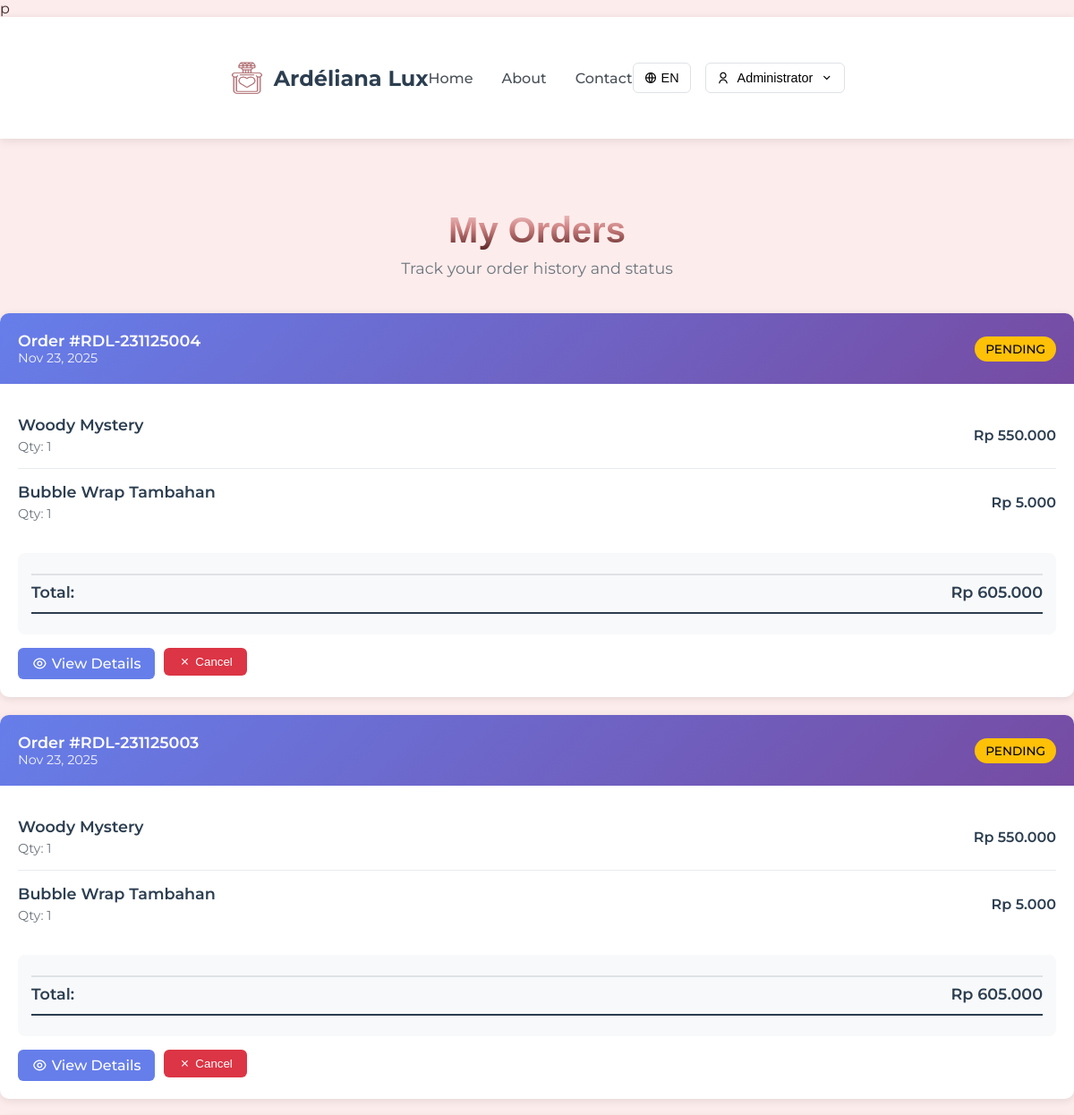
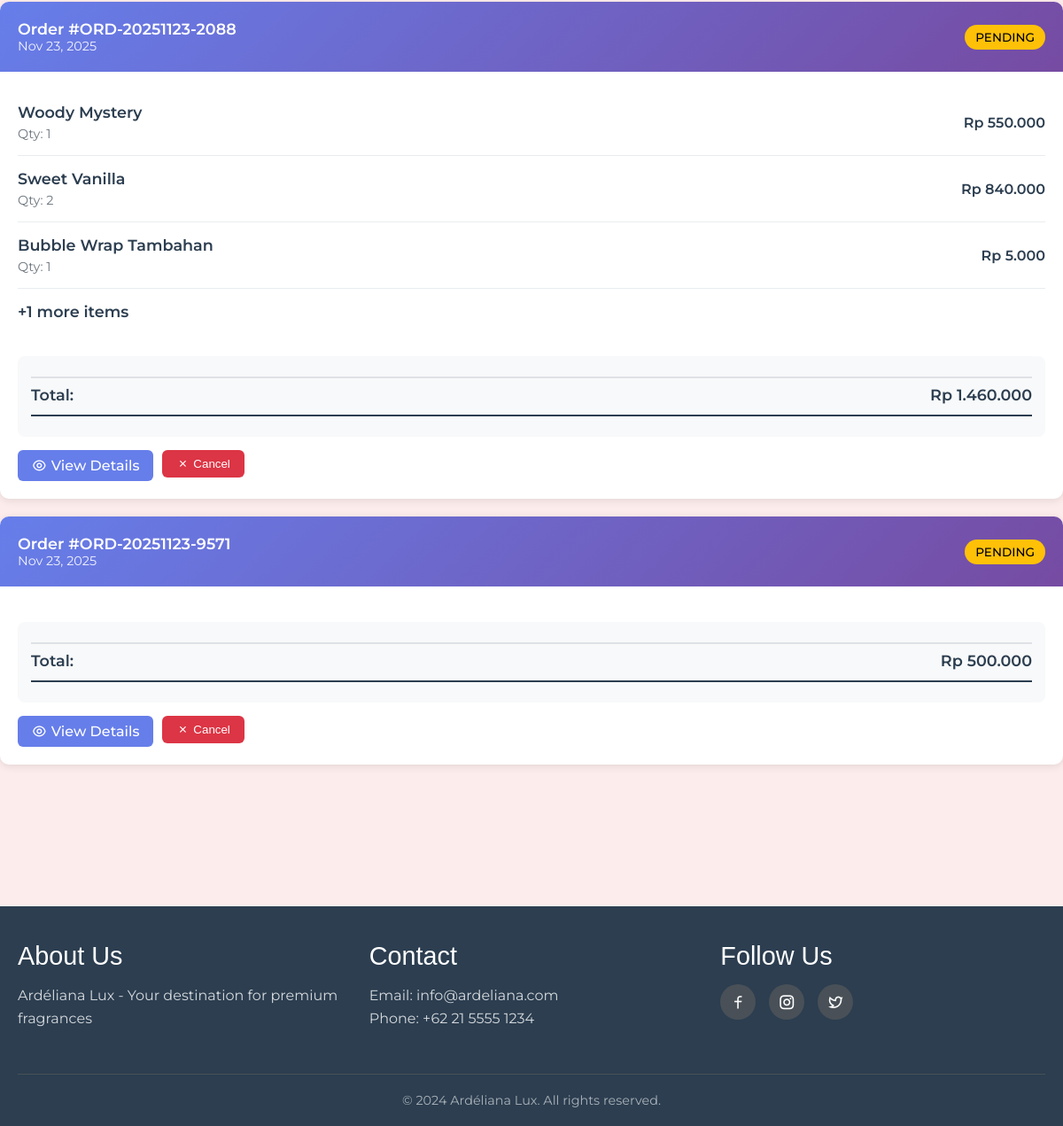
Screenshot of /orders.php (signed in) with the database file from the repository (2 pictures, top to bottom).
### tables this page shows
CREATE TABLE `orders` (
  `id` int(11) NOT NULL,
  `user_id` int(11) NOT NULL,
  `order_number` varchar(50) NOT NULL,
  `total_amount` decimal(10,2) NOT NULL,
  `shipping_fee` decimal(10,2) DEFAULT '0.00',
  `status` enum('pending','processing','shipped','delivered','cancelled') DEFAULT 'pending',
  `shipping_address` text NOT NULL,
  `notes` text,
  `payment_method` varchar(50) DEFAULT 'cod',
  `payment_status` enum('pending','paid','failed') DEFAULT 'pending',
  `order_status` enum('pending','processing','shipped','delivered','cancelled') DEFAULT 'pending',
  `created_at` timestamp NULL DEFAULT CURRENT_TIMESTAMP,
  `updated_at` timestamp NULL DEFAULT CURRENT_TIMESTAMP ON UPDATE CURRENT_TIMESTAMP
);

CREATE TABLE `order_items` (
  `id` int(11) NOT NULL,
  `order_id` int(11) NOT NULL,
  `product_id` int(11) DEFAULT NULL,
  `product_name` varchar(200) DEFAULT NULL,
  `product_price` decimal(10,2) DEFAULT NULL,
  `quantity` int(11) NOT NULL,
  `price` decimal(10,2) NOT NULL,
  `subtotal` decimal(10,2) DEFAULT NULL
);

### config/database.php (called while the page is built, shortened)
<?php
function isLoggedIn()
{
  return isset($_SESSION['user_id']);
}
function formatRupiah($amount)
{
  return 'Rp ' . number_format($amount, 0, ',', '.');
}

### orders.php (the view, shortened to what this page needs)
p<?php
  require_once 'config/database.php';
  $conn->query("CREATE TABLE IF NOT EXISTS orders (
  id INT AUTO_INCREMENT PRIMARY KEY,
  user_id INT NOT NULL,
  order_number VARCHAR(50) UNIQUE NOT NULL,
  total_amount DECIMAL(10,2) NOT NULL,
  shipping_fee DECIMAL(10,2) DEFAULT 50000,
  payment_method VARCHAR(50) NOT NULL,
  payment_status ENUM('pending', 'paid', 'failed', 'refunded') DEFAULT 'pending',
  order_status ENUM('pending', 'processing', 'shipped', 'delivered', 'cancelled') DEFAULT 'pending',
  shipping_address TEXT NOT NULL,
  notes TEXT NULL,
  created_at TIMESTAMP DEFAULT CURRENT_TIMESTAMP,
  updated_at TIMESTAMP DEFAULT CURRENT_TIMESTAMP ON UPDATE CURRENT_TIMESTAMP,
  FOREIGN KEY (user_id) REFERENCES users(id) ON DELETE CASCADE
)");
  $conn->query("CREATE TABLE IF NOT EXISTS order_items (
  id INT AUTO_INCREMENT PRIMARY KEY,
  order_id INT NOT NULL,
  product_id INT NULL,
  product_name VARCHAR(255) NOT NULL,
  product_price DECIMAL(10,2) NOT NULL,
  quantity INT NOT NULL,
  subtotal DECIMAL(10,2) NOT NULL,
  FOREIGN KEY (order_id) REFERENCES orders(id) ON DELETE CASCADE
)");
  $orders = [];
  $stmt = $conn->prepare("SELECT * FROM orders WHERE user_id = ? ORDER BY created_at DESC");
  $stmt->bind_param("i", $_SESSION['user_id']);
  $stmt->execute();
  $result = $stmt->get_result();
  while ($row = $result->fetch_assoc()) {
    $items = [];
    $itemsStmt = $conn->prepare("SELECT * FROM order_items WHERE order_id = ?");
    $itemsStmt->bind_param("i", $row['id']);
    $itemsStmt->execute();
    $itemsResult = $itemsStmt->get_result();
    while ($item = $itemsResult->fetch_assoc()) {
      $items[] = $item;
    }
    $row['items'] = $items;
    $orders[] = $row;
  }
  $specificOrder = null;
  ?>
<!DOCTYPE html>
<html lang="en">
<head>
  <link rel="stylesheet" href="style.css">
  <link rel="stylesheet" href="cart.css">
  <link href="https://cdn.jsdelivr.net/npm/remixicon@4.5.0/fonts/remixicon.css" rel="stylesheet">
</head>
<body>
  <nav class="navbar">
    <div class="nav-container">
      <div class="nav-logo">
        <img src="images/icon.png" alt="Ardéliana Lux">
        <span class="logo-text">Ardéliana Lux</span>
      </div>
      <ul class="nav-menu">
        <li><a href="index.php" class="nav-link">Home</a></li>
        <li><a href="index.php#about" class="nav-link">About</a></li>
        <li><a href="index.php#contact" class="nav-link">Contact</a></li>
      </ul>
      <div class="nav-actions">
        <div class="language-switcher">
          <button class="lang-btn" id="langToggle">
            <i class="ri-global-line"></i>
            <span id="currentLang">EN</span>
          </button>
        </div>
        <div class="user-menu">
          <?php if (isLoggedIn()): ?>
            <div class="user-dropdown">
              <button class="user-btn">
                <i class="ri-user-line"></i>
                <span><?php echo htmlspecialchars($_SESSION['full_name']); ?></span>
                <i class="ri-arrow-down-s-line"></i>
              </button>
            </div>
          <?php else: ?>
            <a href="auth/login.php" class="btn-login">Login</a>
          <?php endif; ?>
        </div>
      </div>
    </div>
  </nav>
  <section class="orders-section">
    <div class="container">
      <div class="section-header">
        <h1 class="section-title">My Orders</h1>
        <p class="section-subtitle">Track your order history and status</p>
      </div>
      <?php if ($specificOrder): ?>
        <div class="order-card">
          <div class="order-header">
            <div>
              <div class="order-number">Order #<?php echo htmlspecialchars($specificOrder['order_number']); ?></div>
              <div class="order-date"><?php echo date('F d, Y H:i', strtotime($specificOrder['created_at'])); ?></div>
            </div>
            <div>
              <span class="order-status status-<?php echo $specificOrder['order_status']; ?>">
                <?php echo ucfirst($specificOrder['order_status']); ?>
              </span>
              <span class="order-status status-payment-<?php echo $specificOrder['payment_status']; ?>" style="margin-left: 10px;">
                <?php echo ucfirst($specificOrder['payment_status']); ?>
              </span>
            </div>
          </div>
          <div class="order-body">
            <h4>Order Items</h4>
            <div class="order-items">
              <?php foreach ($specificOrder['items'] as $item): ?>
                <div class="order-item">
                  <div class="item-info">
                    <div class="item-name"><?php echo htmlspecialchars($item['product_name']); ?></div>
                    <div class="item-details">Price: <?php echo formatRupiah($item['product_price']); ?></div>
                  </div>
                  <div class="item-quantity">Qty: <?php echo $item['quantity']; ?></div>
                  <div class="item-price"><?php echo formatRupiah($item['subtotal']); ?></div>
                </div>
              <?php endforeach; ?>
            </div>
            <div class="order-summary">
              <div class="summary-row">
                <span>Subtotal:</span>
                <span><?php echo formatRupiah($specificOrder['total_amount'] - $specificOrder['shipping_fee']); ?></span>
              </div>
              <div class="summary-row">
                <span>Shipping Fee:</span>
                <span><?php echo formatRupiah($specificOrder['shipping_fee']); ?></span>
              </div>
              <div class="summary-row total">
                <span>Total:</span>
                <span><?php echo formatRupiah($specificOrder['total_amount']); ?></span>
              </div>
            </div>
            <?php if (!empty($specificOrder['notes'])): ?>
              <div style="margin-top: 15px;">
                <h5>Order Notes:</h5>
                <p><?php echo htmlspecialchars($specificOrder['notes']); ?></p>
              </div>
            <?php endif; ?>
            <div style="margin-top: 15px;">
              <h5>Shipping Address:</h5>
              <p><?php echo nl2br(htmlspecialchars($specificOrder['shipping_address'])); ?></p>
            </div>
            <div class="order-actions">
              <a href="orders.php" class="btn-order btn-view">
                <i class="ri-arrow-left-line"></i> Back to Orders
              </a>
              <?php if (in_array($specificOrder['order_status'], ['pending', 'processing'])): ?>
                <form method="POST" style="display: inline;">
                  <input type="hidden" name="order_id" value="<?php echo $specificOrder['id']; ?>">
                  <button type="submit" name="cancel_order" class="btn-order btn-cancel"
                    onclick="return confirm('Are you sure you want to cancel this order?')">
                    <i class="ri-close-line"></i> Cancel Order
                  </button>
                </form>
              <?php endif; ?>
            </div>
          </div>
        </div>
      <?php else: ?>
        <?php foreach ($orders as $order): ?>
          <div class="order-card">
            <div class="order-header">
              <div>
                <div class="order-number">Order #<?php echo htmlspecialchars($order['order_number']); ?></div>
                <div class="order-date"><?php echo date('M d, Y', strtotime($order['created_at'])); ?></div>
              </div>
              <div>
                <span class="order-status status-<?php echo $order['order_status']; ?>">
                  <?php echo ucfirst($order['order_status']); ?>
                </span>
              </div>
            </div>
            <div class="order-body">
              <div class="order-items">
                <?php
                $displayItems = array_slice($order['items'], 0, 3);
                foreach ($displayItems as $item): ?>
                  <div class="order-item">
                    <div class="item-info">
                      <div class="item-name"><?php echo htmlspecialchars($item['product_name']); ?></div>
                      <div class="item-details">Qty: <?php echo $item['quantity']; ?></div>
                    </div>
                    <div class="item-price"><?php echo formatRupiah($item['subtotal']); ?></div>
                  </div>
                <?php endforeach; ?>
                <?php if (count($order['items']) > 3): ?>
                  <div class="order-item">
                    <div class="item-info">
                      <div class="item-name">+<?php echo count($order['items']) - 3; ?> more items</div>
                    </div>
                  </div>
                <?php endif; ?>
              </div>
              <div class="order-summary">
                <div class="summary-row total">
                  <span>Total:</span>
                  <span><?php echo formatRupiah($order['total_amount']); ?></span>
                </div>
              </div>
              <div class="order-actions">
                <a href="orders.php?order=<?php echo htmlspecialchars($order['order_number']); ?>" class="btn-order btn-view">
                  <i class="ri-eye-line"></i> View Details
                </a>
                <?php if (in_array($order['order_status'], ['pending', 'processing'])): ?>
                  <form method="POST" style="display: inline;">
                    <button type="submit" name="cancel_order" class="btn-order btn-cancel"
                      onclick="return confirm('Are you sure you want to cancel this order?')">
                      <i class="ri-close-line"></i> Cancel
                    </button>
                  </form>
                <?php endif; ?>
              </div>
            </div>
          </div>
        <?php endforeach; ?>
      <?php endif; ?>
    </div>
  </section>
  <footer class="footer">
    <div class="container">
      <div class="footer-content">
        <div class="footer-section">
          <h3>About Us</h3>
          <p>Ardéliana Lux - Your destination for premium fragrances</p>
        </div>
        <div class="footer-section">
          <h3>Contact</h3>
          <p>Email: info@ardeliana.com<br>
            Phone: +62 21 5555 1234</p>
        </div>
        <div class="footer-section">
          <h3>Follow Us</h3>
          <div class="social-links">
            <a href="#"><i class="ri-facebook-line"></i></a>
            <a href="#"><i class="ri-instagram-line"></i></a>
            <a href="#"><i class="ri-twitter-line"></i></a>
          </div>
        </div>
      </div>
      <div class="footer-bottom">
        <p>&copy; 2024 Ardéliana Lux. All rights reserved.</p>
      </div>
    </div>
  </footer>
</body>
</html>

### style.css (style rules this page uses)
:root { --gradient-color: linear-gradient( 180deg, #f5cdcd 0%, #cc7f7f 46%, #5d2726 100% ); --bg-color: #fdecec; --text-dark: #3e2524; --light-text: #563d3d; --hover-color: #a74c4c; --btn-color: #cc7f7f; --white: #ffffff; --max-width: 1200px; --header-font: 'Bebas Neue', sans-serif; }
* { box-sizing: border-box; margin: 0; padding: 0; text-decoration: none; list-style: none; }
body { font-family: 'Montserrat', sans-serif; background: var(--bg-color); color: var(--text-dark); overflow: hidden; }
nav { width: 100%; padding: 2rem 4rem; display: flex; align-items: center; justify-content: space-between; position: relative; z-index: 10; animation: slideDown 1s ease forwards; opacity: 0; }
h1 { font-size: 4rem; font-family: var(--header-font); font-weight: bold; line-height: 1.1; background: var(--gradient-color); -webkit-background-clip: text; -webkit-text-fill-color: transparent; background-clip: text; color: transparent; }
h3 { font-size: 1.2rem; font-weight: 500; color: var(--light-text); }
.footer { background: linear-gradient(180deg, #3e2524 0%, #5d2726 100%); color: var(--white); padding: 60px 0 20px; margin-top: 80px; }
.footer .container { max-width: var(--max-width); margin: 0 auto; padding: 0 20px; }
.footer-content { display: grid; grid-template-columns: 2fr 1fr 1fr 1fr; gap: 40px; margin-bottom: 40px; }
.footer-section h3 { font-family: var(--header-font); font-size: 1.8rem; margin-bottom: 20px; color: var(--white); }
.footer-section p { color: rgba(255, 255, 255, 0.8); line-height: 1.6; margin-bottom: 20px; }
.social-links { display: flex; gap: 15px; margin-top: 20px; }
.social-links a { width: 40px; height: 40px; background: rgba(255, 255, 255, 0.1); border-radius: 50%; display: flex; align-items: center; justify-content: center; color: var(--white); text-decoration: none; transition: all 0.3s ease; }
.footer-bottom { border-top: 1px solid rgba(255, 255, 255, 0.1); padding-top: 20px; text-align: center; }
.footer-bottom p { color: rgba(255, 255, 255, 0.6); font-size: 0.9rem; }

### orders.php (style rules this page uses)
.orders-section { padding: 80px 0; min-height: 60vh; }
.order-card { background: white; border-radius: 10px; box-shadow: 0 2px 10px rgba(0, 0, 0, 0.1); margin-bottom: 20px; overflow: hidden; transition: all 0.3s ease; }
.order-header { background: linear-gradient(135deg, #667eea 0%, #764ba2 100%); color: white; padding: 20px; display: flex; justify-content: space-between; align-items: center; flex-wrap: wrap; gap: 15px; }
.order-number { font-size: 1.1rem; font-weight: 600; }
.order-date { font-size: 0.9rem; opacity: 0.9; }
.order-status { padding: 6px 12px; border-radius: 20px; font-size: 0.85rem; font-weight: 500; text-transform: uppercase; }
.status-pending { background: #ffc107; color: #000; }
.order-body { padding: 20px; }
.order-items { margin-bottom: 20px; }
.order-item { display: flex; justify-content: space-between; align-items: center; padding: 15px 0; border-bottom: 1px solid #e9ecef; }
.order-item:last-child { border-bottom: none; }
.item-info { flex: 1; }
.item-name { font-weight: 600; margin-bottom: 5px; }
.item-details { color: #6c757d; font-size: 0.9rem; }
.item-price { font-weight: 600; color: #2c3e50; }
.order-summary { background: #f8f9fa; padding: 15px; border-radius: 8px; margin-top: 15px; }
.summary-row { display: flex; justify-content: space-between; margin-bottom: 8px; }
.summary-row.total { font-weight: 600; font-size: 1.1rem; color: #2c3e50; border-top: 2px solid #dee2e6; padding-top: 8px; margin-top: 8px; }
.order-actions { display: flex; gap: 10px; margin-top: 15px; flex-wrap: wrap; }
.btn-order { padding: 8px 16px; border: none; border-radius: 6px; cursor: pointer; font-weight: 500; text-decoration: none; display: inline-flex; align-items: center; gap: 5px; transition: all 0.3s ease; }
.btn-view { background: #667eea; color: white; }
.btn-cancel { background: #dc3545; color: white; }

### rows the page displays
orders: order_number "RDL-231125004", created_at "Nov 23, 2025", order_status "PENDING", total_amount "Rp 605.000"
order_items: product_name "Woody Mystery", quantity "1", subtotal "Rp 550.000"
order_items: product_name "Bubble Wrap Tambahan", quantity "1", subtotal "Rp 5.000"
orders: order_number "RDL-231125003", created_at "Nov 23, 2025", order_status "PENDING", total_amount "Rp 605.000"
order_items: product_name "Woody Mystery", quantity "1", subtotal "Rp 550.000"
order_items: product_name "Bubble Wrap Tambahan", quantity "1", subtotal "Rp 5.000"
orders: order_number "ORD-20251123-2088", created_at "Nov 23, 2025", order_status "PENDING", count($order['items']) - 3 "1", total_amount "Rp 1.460.000"
order_items: product_name "Woody Mystery", quantity "1", subtotal "Rp 550.000"
order_items: product_name "Sweet Vanilla", quantity "2", subtotal "Rp 840.000"
order_items: product_name "Bubble Wrap Tambahan", quantity "1", subtotal "Rp 5.000"
orders: order_number "ORD-20251123-9571", created_at "Nov 23, 2025", order_status "PENDING", total_amount "Rp 500.000"

### other values shown
$_SESSION['full_name'] "Administrator"
